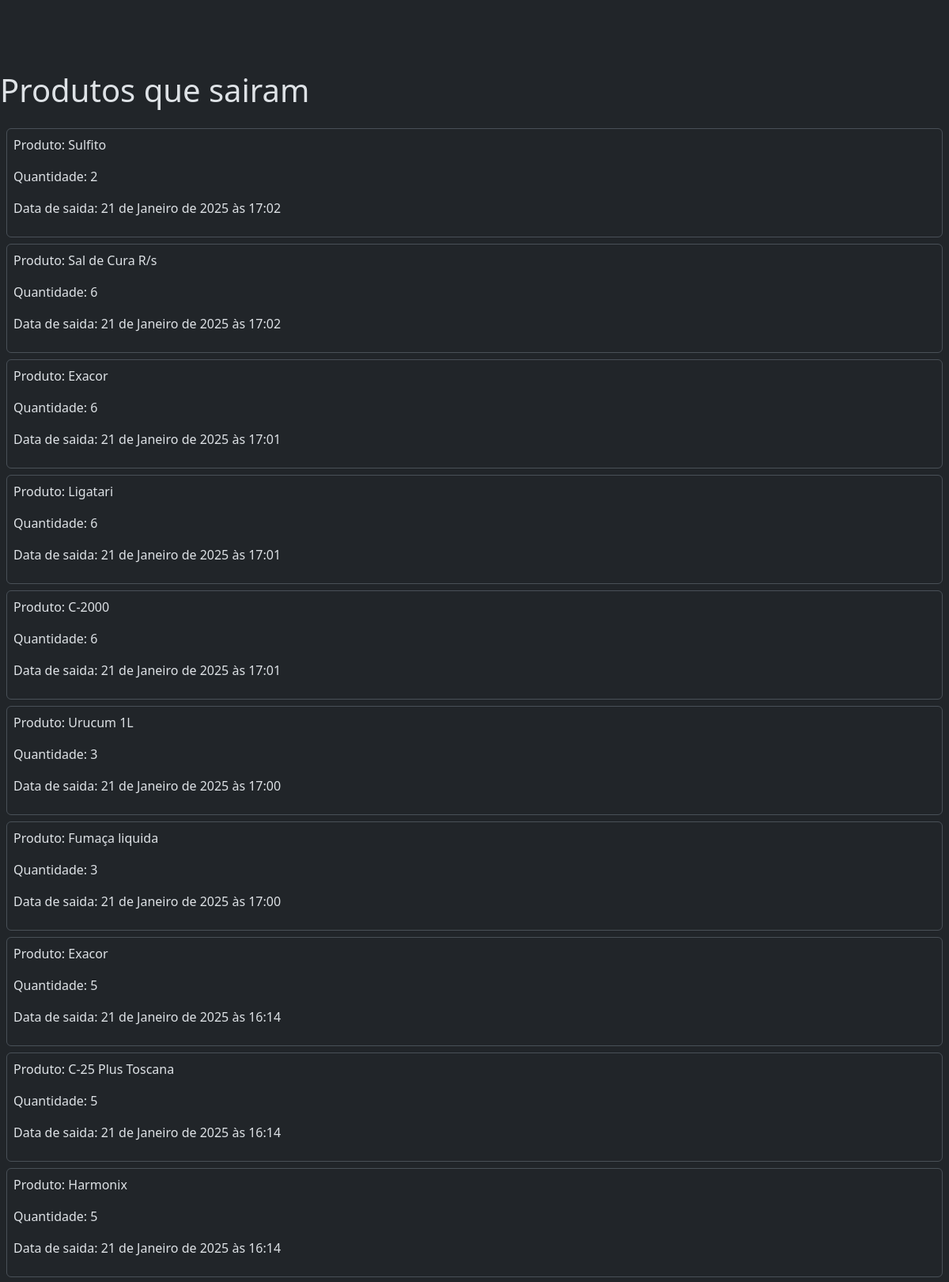
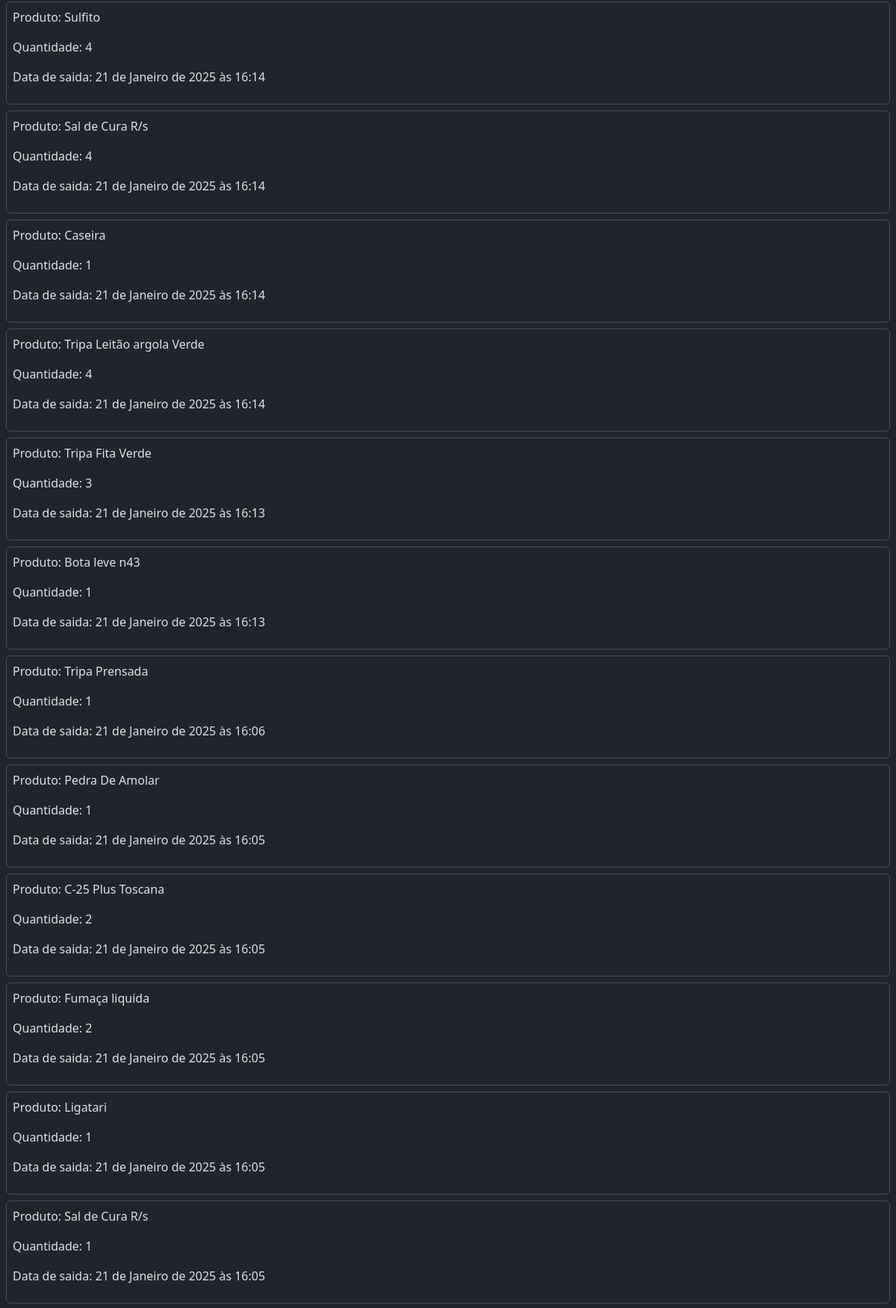
/saida/lista/ (upper part), run on the app's committed database (2 pictures, top to bottom).
### outflow/models.py (models this page shows, shortened)
class OutFlow(models.Model):
    produto = models.ForeignKey(Produto, on_delete=models.CASCADE)
    quantidade = models.IntegerField()
    data_lancamento = models.DateTimeField(auto_now_add=True)
    class Meta:
        ordering = ['-data_lancamento']

### produto/models.py (models this page shows)
class Produto(models.Model):
    produto = models.CharField(max_length=200)
    tipo = models.OneToOneField(Tipo, on_delete=models.CASCADE)
    marca = models.CharField(max_length=100)
    custo = models.DecimalField(decimal_places=2 , max_digits=8)
    preco_venda = models.DecimalField(decimal_places=2 , max_digits=8)
    quantidade = models.IntegerField()
    class Meta:
        ordering = ['produto']
    def __str__(self):
        return f"{self.produto}"

### outflow/views.py (the view)
# urls.py: path('saida/lista/', OutFlowView.as_view(), name='saida_view')
class OutFlowView(ListView):
    queryset = OutFlow.objects.all()
    template_name='saidas.html'
    context_object_name = 'outflows'
    def get_context_data(self, **kwargs):
            context = super().get_context_data(**kwargs)
            context['title'] = 'saida do estoque'
            return context

### outflow/templates/saidas.html
{% extends "base.html" %}
{% block content %}
    <h1 class="mb-4">Produtos que sairam</h1>
    {% for outflow in outflows %}
    <div class="border m-2 p-2 rounded">
        <p>Produto: {{ outflow.produto }}</p>
        <p>Quantidade: {{ outflow.quantidade }}</p>
        <p>Data de saida: {{ outflow.data_lancamento }}</p>
    </div>
    {% endfor %}
{% endblock %}

### data on the page
OutFlow: produto "Sulfito", quantidade "2", data_lancamento "21 de Janeiro de 2025 às 17:02"
OutFlow: produto "Sal de Cura R/s", quantidade "6", data_lancamento "21 de Janeiro de 2025 às 17:02"
OutFlow: produto "Exacor", quantidade "6", data_lancamento "21 de Janeiro de 2025 às 17:01"
OutFlow: produto "Ligatari", quantidade "6", data_lancamento "21 de Janeiro de 2025 às 17:01"
OutFlow: produto "C-2000", quantidade "6", data_lancamento "21 de Janeiro de 2025 às 17:01"
OutFlow: produto "Urucum 1L", quantidade "3", data_lancamento "21 de Janeiro de 2025 às 17:00"
OutFlow: produto "Fumaça liquida", quantidade "3", data_lancamento "21 de Janeiro de 2025 às 17:00"
OutFlow: produto "Exacor", quantidade "5", data_lancamento "21 de Janeiro de 2025 às 16:14"
OutFlow: produto "C-25 Plus Toscana", quantidade "5", data_lancamento "21 de Janeiro de 2025 às 16:14"
OutFlow: produto "Harmonix", quantidade "5", data_lancamento "21 de Janeiro de 2025 às 16:14"
OutFlow: produto "Sulfito", quantidade "4", data_lancamento "21 de Janeiro de 2025 às 16:14"
OutFlow: produto "Sal de Cura R/s", quantidade "4", data_lancamento "21 de Janeiro de 2025 às 16:14"
OutFlow: produto "Caseira", quantidade "1", data_lancamento "21 de Janeiro de 2025 às 16:14"
OutFlow: produto "Tripa Leitão argola Verde", quantidade "4", data_lancamento "21 de Janeiro de 2025 às 16:14"
OutFlow: produto "Tripa Fita Verde", quantidade "3", data_lancamento "21 de Janeiro de 2025 às 16:13"
OutFlow: produto "Bota leve n43", quantidade "1", data_lancamento "21 de Janeiro de 2025 às 16:13"
OutFlow: produto "Tripa Prensada", quantidade "1", data_lancamento "21 de Janeiro de 2025 às 16:06"
OutFlow: produto "Pedra De Amolar", quantidade "1", data_lancamento "21 de Janeiro de 2025 às 16:05"
OutFlow: produto "C-25 Plus Toscana", quantidade "2", data_lancamento "21 de Janeiro de 2025 às 16:05"
OutFlow: produto "Fumaça liquida", quantidade "2", data_lancamento "21 de Janeiro de 2025 às 16:05"
OutFlow: produto "Ligatari", quantidade "1", data_lancamento "21 de Janeiro de 2025 às 16:05"
OutFlow: produto "Sal de Cura R/s", quantidade "1", data_lancamento "21 de Janeiro de 2025 às 16:05"
